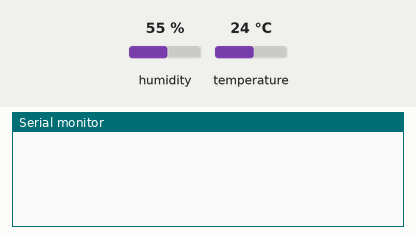
The sketch below on a simulated ESP32. Shown: the last lines printed to the serial monitor. Inputs (shaded band) come from the test bench; at power-on: humidity 55 %, temperature 24 °C. WiFi joins after 1.5 s; servers stay silent unless stated.

Above: at 1.2 s.
1.3 s: humidity set to 22 %
At 10.7 s:
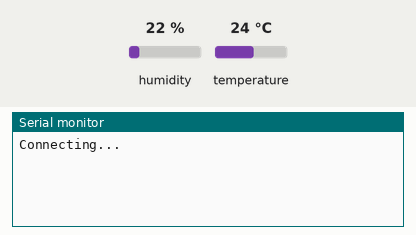
23.8 s: temperature set to 12 °C
At 26.8 s:
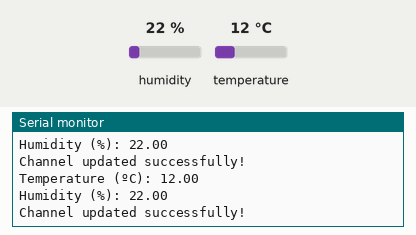
46.3 s: humidity set to 40 %
At 56.53 s:
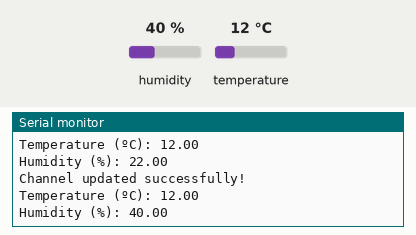

Measured:
- after the input at 23.8 s, the serial monitor: prints a new line after 1.6 s (image 2)
- after the input at 46.3 s, the serial monitor: prints a new line after 10.0 s (image 3)

The sketch:

SWQM.ino
```cpp
#include <WiFi.h>
#include "ThingSpeak.h"
#include <DHT.h>
const char* ssid = "Surya's iPhone";    // ssid name
const char* password = "surya1230";  // password
WiFiClient  client;
unsigned long Channel_ID = 261466; // thingspeak channel id
const char * API_Key = "UZSLOSN61VQSM4T"; // thingspeak API key
unsigned long last_time = 0;
unsigned long Delay = 10000;
// Variables to store sensor readings
float temperature;
float humidity;
#define DHTPIN 13          // esp32 d13 pin
DHT dht(DHTPIN, DHT11);  // types of sensor name
 void initBME(){
    if (isnan(temperature) || isnan(humidity))  {
   Serial.println("Failed to read from DHT sensor!"); // display nan
    while (1);
  }
}
void setup() {
  Serial.begin(115200);
       dht.begin();
  ThingSpeak.begin(client);
}
void loop() {
  if ((millis() - last_time) > Delay) {
    // Connect or reconnect to WiFi
    if(WiFi.status() != WL_CONNECTED){
      Serial.print("Connecting...");
      while(WiFi.status() != WL_CONNECTED){
        WiFi.begin(ssid, password);
        delay(5000);
      }
      Serial.println("\nConnected.");
    }
    // Obtaining a new sensor reading for all fields
    temperature = dht.readTemperature();
    Serial.print("Temperature (ºC): ");
    Serial.println(temperature);
    humidity = dht.readHumidity();
    Serial.print("Humidity (%): ");
    Serial.println(humidity);
    ThingSpeak.setField(1, temperature);
    ThingSpeak.setField(2,humidity );
   int Data = ThingSpeak.writeFields(Channel_ID, API_Key);
    if(Data == 200){
      Serial.println("Channel updated successfully!");
    }
    else{
      Serial.println("Problem updating channel. HTTP error code " + String(Data));
    }
    last_time = millis();
  }
}
```
